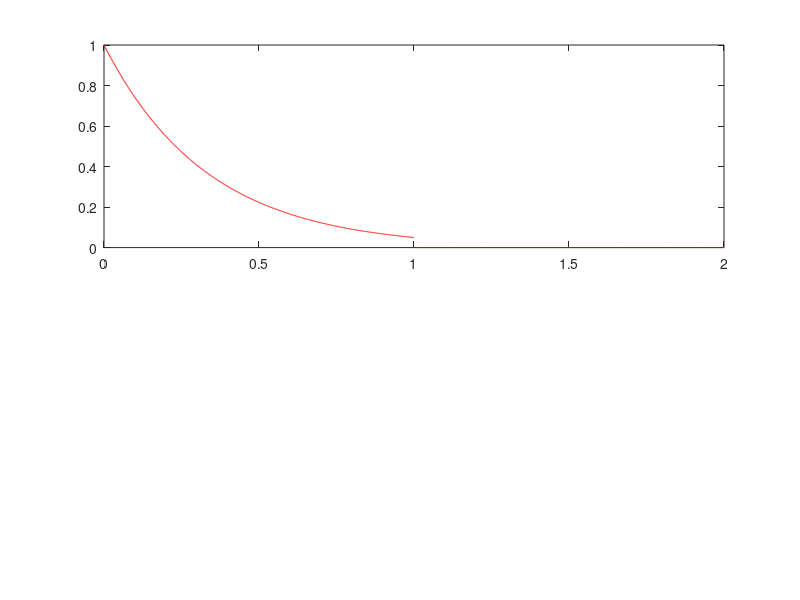

Source code (MATLAB): (Note: this script raises an error after producing the figure.)
dt = 0.001;                         % Βήμα στο χρόνο
T0 = 2;                             % Επιλέγουμε μια περίοδο
a = 3;                              % Μεταβλητή a
subplot(211);
t1 = 0:dt:T0/2;                     % Άξονας χρόνου
t2 = T0/2+dt:dt:T0;                 % Άξονας χρόνου
plot(t1, exp(-a*t1), 'r');          % Γράφημα
hold on;
plot(t2, zeros(1,length(t2)), 'r'); % Γράφημα
axis([0 t(end) -.5 1.5]);           % Μεγέθυνση
title('Original Signal');           % Τίτλος
grid; hold off; 
